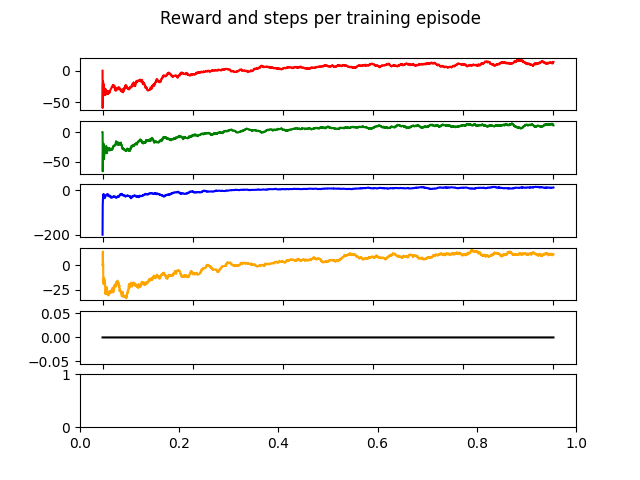

Source code (Python):
from copyreg import pickle

import gymnasium as gym
import numpy as np
import matplotlib.pyplot as plt
import pickle


def run(episodes, is_training=True, render = True):
    env = gym.make('Taxi-v3', render_mode="human" if render else None)
    rng = np.random.default_rng()

    states_count = env.observation_space.n
    actions_count = env.action_space.n
    subtasks_count = 5 #root, get to passenger, pick_pass, get_to_dest, drop_pass
    targes = 5
    maze_len = 5
    pax_locations  = 4

    if is_training:
        q = np.zeros((maze_len, maze_len, pax_locations, actions_count))
    else:
        f = open('taxi.pkl', 'rb')
        q = pickle.load(f)
        f.close()

    epsilon = 1
    learning_rate = 1
    discount_factor = 1
    epsilon_decay_rate = 1 / episodes
    rewards_per_episode = np.zeros((subtasks_count, episodes))
    steps_per_episode = np.zeros(episodes)

    for i in range(episodes):
        print('\nRunning episode ', i)
        (state, info) = env.reset()

        rewards = 0
        steps = 0
        time_limit = 200
        terminated = False
        current_task = 0
        task_completed = False
        taxi_row, taxi_col, passenger_location, destination = get_position_dim(state)
        print(f'Passenger location {passenger_location} and destination {destination} and taxi coordinates ({taxi_row}, {taxi_col})')
        target = passenger_location
        while (time_limit > 0  and not terminated and not task_completed):
            time_limit -= 1
            steps += 1
            extra_reward = 0
            tx, ty, _, _ = get_position_dim(state)

            if is_training and rng.random() < epsilon:
                action = env.action_space.sample(info["action_mask"])
            else:
                if current_task == 0:
                    action = np.argmax(q[tx, ty, passenger_location, :])
                if current_task == 1:
                    action = np.argmax(q[tx, ty, destination, :])

                #action = np.argmax(q[tx, ty, passenger_location, np.where(info["action_mask"] == 1)[0]])

            if tx * 5 + ty == getPosIndexByPassLocation(passenger_location) and current_task == 0:
                extra_reward = 21
                print(f'     *****    Got to passenger location ({taxi_row}, {taxi_col}) -> ({tx}, {ty}) in {steps} steps')
                current_task = 1 #switch to new task
                action = 4

            if tx * 5 + ty == getPosIndexByPassLocation(destination) and current_task == 1:
                extra_reward = 21
                print(f'     *****    Got to destination ({taxi_row}, {taxi_col}) -> ({tx}, {ty}) in {steps} steps')
                task_completed = True
                action = 5
                target = destination


            new_state, reward, terminated, _, info  = env.step(action)

            tx_new, ty_new, _, _ = get_position_dim(new_state)

            reward += extra_reward

            if is_training:
                q[tx, ty, target, action] = q[tx, ty, target, action] + learning_rate * \
                                (reward + discount_factor * np.max(q[tx_new, ty_new, target, :]) - q[tx, ty, target, action])

            rewards += reward
            state = new_state

        print(f'Completed episode {i} in {steps} steps with reward {rewards} and completion {terminated} and epsilon {epsilon}')
        if is_training:
            epsilon = max(epsilon - epsilon_decay_rate, 0)
            rewards_per_episode[target][i] = rewards
            steps_per_episode[i] = steps



    if is_training:
        f = open('taxi.pkl', 'wb')
        pickle.dump(q, f)
        f.close()

    env.close()
    if is_training:
        plot_rewards(rewards_per_episode, steps_per_episode)

def getPosIndexByPassLocation(location):
    if location == 0:
        return 0
    if location == 1:
        return 4
    if location == 2:
        return 20
    if location == 3:
        return 23
    else :
        return -1

def get_position_dim(position):
    destination = position % 4
    poz = position // 4
    passenger_location = poz % 5
    taxi_location = poz // 5
    taxi_col = taxi_location % 5
    taxi_row = taxi_location // 5
    return (taxi_row, taxi_col, passenger_location, destination)

def plot_rewards(rewards_per_episode, steps_per_episode):
    episodes = len(rewards_per_episode[0])
    targets = 5
    mean_rewards = np.zeros((targets, episodes))
    for i in range(targets):
        for t in range(episodes):
            mean_rewards[i][t] = np.mean(rewards_per_episode[i][max(0, t - 100):t + 1])

    fig, axs = plt.subplots(targets +1 )
    fig.suptitle('Reward and steps per training episode')
    colors = ['red', 'green', 'blue', 'orange', 'black', 'cyan']
    for i in range(targets):
        axs[i].plot(mean_rewards[i], color = colors[i])

    plt.savefig(f'taxi.png')

if __name__ == '__main__':
    #Train
    #run(5001, is_training=True, render = False)

    #Test
    run(10, is_training=False, render=True)